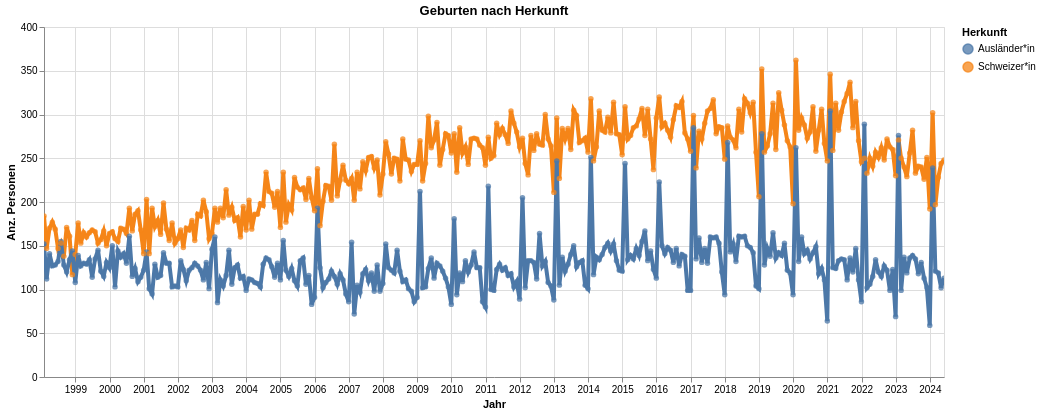

The notebook cell saved with this chart:
### Code cell
myTitle="Geburten nach Herkunft"

highlight = alt.selection(type='single', on='mouseover',
                          fields=['HerkunftLang'], nearest=True)
#x='date:StichtagDatJahr',
base = alt.Chart(myAgg.reset_index().query('sum_WBev>1'), title=myTitle).encode(
    x=alt.X('StichtagDat', axis=alt.Axis(title='Jahr'))# , axis=alt.Axis(format='%', title='percentage')
    , y=alt.X('sum_WBev', axis=alt.Axis(title='Anz. Personen'))
    , color=alt.Color('HerkunftLang', legend=alt.Legend(title="Herkunft"))  
    ,tooltip=['StichtagDat', 'HerkunftLang', 'sum_WBev']    
)
points = base.mark_circle().encode(
    opacity=alt.value(0.75)
).add_selection(
    highlight
).properties(
    width=900 , height=350
)
lines = base.mark_line().encode(
    size=alt.condition(~highlight, alt.value(0.5), alt.value(4))
).interactive()

lines + points

### Figure 1 — Vega-Lite specification as saved in the notebook (floating-point values rounded to 4 significant figures; data arrays with more than 128 entries replaced by an {"elided": "..."} marker saying what was removed)
{"config": {"view": {"continuousWidth": 300, "continuousHeight": 300}}, "layer": [{"mark": {"type": "line"}, "encoding": {"color": {"field": "HerkunftLang", "legend": {"title": "Herkunft"}, "type": "nominal"}, "size": {"condition": {"test": {"not": {"param": "param_5"}}, "value": 0.5}, "value": 4}, "tooltip": [{"field": "StichtagDat", "type": "temporal"}, {"field": "HerkunftLang", "type": "nominal"}, {"field": "sum_WBev", "type": "quantitative"}], "x": {"axis": {"title": "Jahr"}, "field": "StichtagDat", "type": "temporal"}, "y": {"axis": {"title": "Anz. Personen"}, "field": "sum_WBev", "type": "quantitative"}}, "name": "view_5", "title": "Geburten nach Herkunft"}, {"mark": {"type": "circle"}, "encoding": {"color": {"field": "HerkunftLang", "legend": {"title": "Herkunft"}, "type": "nominal"}, "opacity": {"value": 0.75}, "tooltip": [{"field": "StichtagDat", "type": "temporal"}, {"field": "HerkunftLang", "type": "nominal"}, {"field": "sum_WBev", "type": "quantitative"}], "x": {"axis": {"title": "Jahr"}, "field": "StichtagDat", "type": "temporal"}, "y": {"axis": {"title": "Anz. Personen"}, "field": "sum_WBev", "type": "quantitative"}}, "name": "view_6", "title": "Geburten nach Herkunft"}], "data": {"name": "data-5f1fce7ef75dbdef613ad6db70c4369b"}, "height": 350, "params": [{"name": "param_6", "select": {"type": "interval", "encodings": ["x", "y"]}, "bind": "scales", "views": ["view_5"]}, {"name": "param_5", "select": {"type": "point", "fields": ["HerkunftLang"], "nearest": true, "on": "mouseover"}, "views": ["view_6"]}], "width": 900, "$schema": "https://vega.github.io/schema/vega-lite/v5.8.0.json", "datasets": {"data-5f1fce7ef75dbdef613ad6db70c4369b": {"elided": "634 records"}}}
